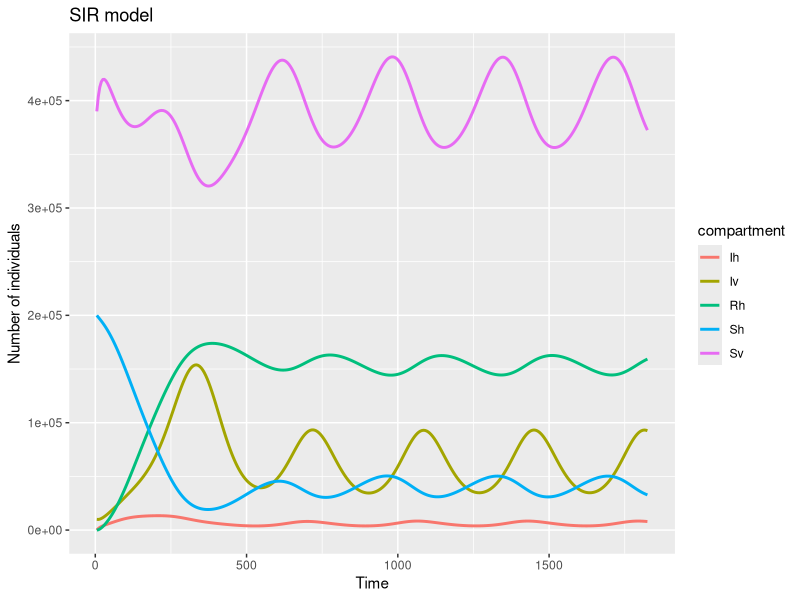

Reproduce this figure in R.


library(tidyverse)
library(deSolve)

# -------- FUNCTION -------------
# 1. Define the SIR model
sir_si_itn <- function(t, y, parms) {
  with(as.list(c(y, parms)), {
    Nh  <-  Sh + Ih +Rh
    Nv  <-  Sv + Iv 
    dSh <-  -beta*Sh*(Nv/Nh)*(Iv/Nv)/4 + (alpha*Rh)
    dIh <-  beta*Sh*(Nv/Nh)*(Iv/Nv)/4 - (gammah*Ih)
    dRh <-  (gammah*Ih) - (alpha*Rh)
    dSv <-  r*Nv*(1-(Nv/K)) - beta*Sv*(Ih/Nh)/4 - (1+sin(t*2*pi/365))/5* d*Sv
    dIv <-  beta*Sv*(Ih/Nh)/4 - (1+sin(t*2*pi/365))/5*d*Iv
    
    return(list(c(dSh, dIh, dRh, dSv, dIv))) # , Nh, Nv
  })
}


# -------------------------
# 2. Define the parameters
# -------------------------
# Let's consider 5 years time period
dt <- (1:365)* 5 
R0 <- 2

# The infectious period is the average duration for which an individual remains infectious.
infectious_period <- 14
gammah <- 1/infectious_period

alpha <- 1/365

# The define beta, we will use the relation R0 = beta / gamma  because it is easier to interpret, that is, given an R0 and infectious period, we can calculate the corresponding beta value.
# beta is not directly interpretable because it is a composite of a number of factors.
beta = betah = betav <- R0 * gammah

K <- 5e5; d <- 1/28; r <- 0.08

# The parameters
params <- c(
  beta = beta,
  gamma = gammah,
  K = K, d = d, r = r
)

# ---------------------------------
# 3. Define the initial conditions
# ---------------------------------
Nh = 200000; Nv = 2*Nh
I0h =  1
I0v = 10000
# Initial conditions for S, I, R
inits <- c(Sh = Nh - I0h, Ih = I0h, Rh = 0,
           Sv = Nv - I0v, Iv = I0v)

results <- deSolve::lsoda(
  y = inits,
  times = dt,
  func = sir_si_itn,
  parms = params,
  hmax = 0.1        # <- make sure this is non-negative
)

results <- as.data.frame(results)

# Create data for ggplot2 by reshaping
results_long <- results |>
  pivot_longer(
    cols = c(2:6),
    names_to = "compartment",
    values_to = "value"
  )

sir_plot <- results_long %>% 
  ggplot(
  # data = 
  aes(
    x = time,
    y = value,
    color = compartment
  )
) +
  geom_line(linewidth = 1) +
  labs(
    title = "SIR model",
    x = "Time",
    y = "Number of individuals"
  )
plot(sir_plot)
